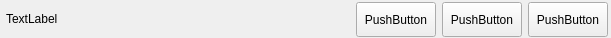
<?xml version="1.0" encoding="UTF-8"?>
<ui version="4.0">
 <class>TitleBar</class>
 <widget class="QWidget" name="TitleBar">
  <property name="geometry">
   <rect>
    <x>0</x>
    <y>0</y>
    <width>611</width>
    <height>37</height>
   </rect>
  </property>
  <property name="windowTitle">
   <string>Form</string>
  </property>
  <layout class="QVBoxLayout" name="verticalLayout">
   <property name="spacing">
    <number>0</number>
   </property>
   <property name="leftMargin">
    <number>1</number>
   </property>
   <property name="topMargin">
    <number>1</number>
   </property>
   <property name="rightMargin">
    <number>1</number>
   </property>
   <property name="bottomMargin">
    <number>1</number>
   </property>
   <item>
    <widget class="QWidget" name="bgWidget" native="true">
     <layout class="QHBoxLayout" name="horizontalLayout">
      <property name="leftMargin">
       <number>5</number>
      </property>
      <property name="topMargin">
       <number>1</number>
      </property>
      <property name="rightMargin">
       <number>2</number>
      </property>
      <property name="bottomMargin">
       <number>0</number>
      </property>
      <item>
       <widget class="QLabel" name="titleText">
        <property name="minimumSize">
         <size>
          <width>0</width>
          <height>30</height>
         </size>
        </property>
        <property name="maximumSize">
         <size>
          <width>16777215</width>
          <height>30</height>
         </size>
        </property>
        <property name="text">
         <string>TextLabel</string>
        </property>
       </widget>
      </item>
      <item>
       <widget class="QLabel" name="dbFileText">
        <property name="minimumSize">
         <size>
          <width>10</width>
          <height>0</height>
         </size>
        </property>
        <property name="text">
         <string/>
        </property>
       </widget>
      </item>
      <item>
       <spacer name="horizontalSpacer">
        <property name="orientation">
         <enum>Qt::Horizontal</enum>
        </property>
        <property name="sizeHint" stdset="0">
         <size>
          <width>40</width>
          <height>20</height>
         </size>
        </property>
       </spacer>
      </item>
      <item>
       <widget class="QPushButton" name="minButton">
        <property name="minimumSize">
         <size>
          <width>0</width>
          <height>35</height>
         </size>
        </property>
        <property name="maximumSize">
         <size>
          <width>16777215</width>
          <height>35</height>
         </size>
        </property>
        <property name="text">
         <string>PushButton</string>
        </property>
       </widget>
      </item>
      <item>
       <widget class="QPushButton" name="maxButton">
        <property name="minimumSize">
         <size>
          <width>0</width>
          <height>35</height>
         </size>
        </property>
        <property name="maximumSize">
         <size>
          <width>16777215</width>
          <height>35</height>
         </size>
        </property>
        <property name="text">
         <string>PushButton</string>
        </property>
       </widget>
      </item>
      <item>
       <widget class="QPushButton" name="closeButton">
        <property name="minimumSize">
         <size>
          <width>0</width>
          <height>35</height>
         </size>
        </property>
        <property name="maximumSize">
         <size>
          <width>16777215</width>
          <height>35</height>
         </size>
        </property>
        <property name="text">
         <string>PushButton</string>
        </property>
       </widget>
      </item>
     </layout>
    </widget>
   </item>
  </layout>
 </widget>
 <resources/>
 <connections/>
</ui>
